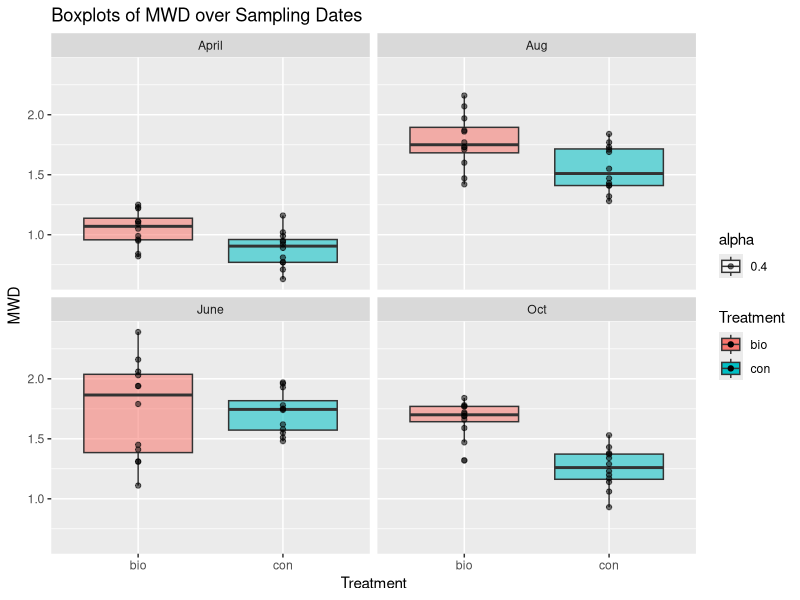
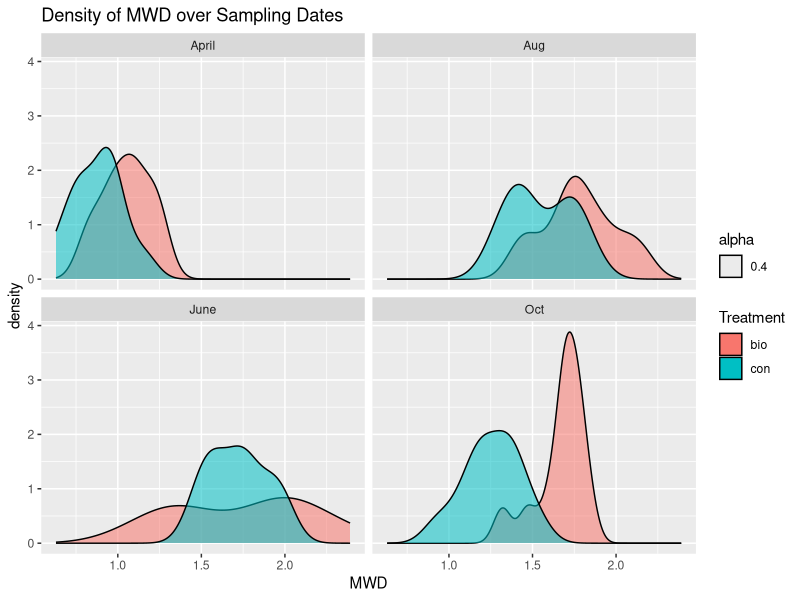
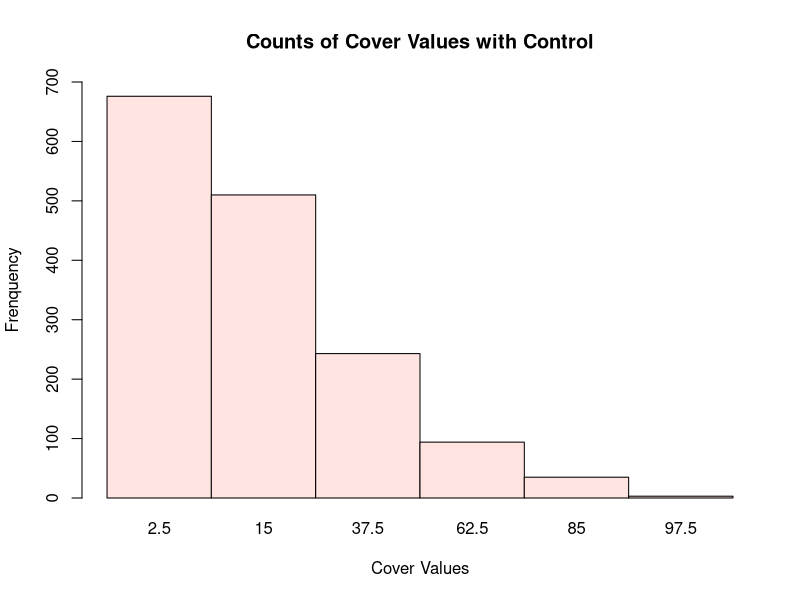
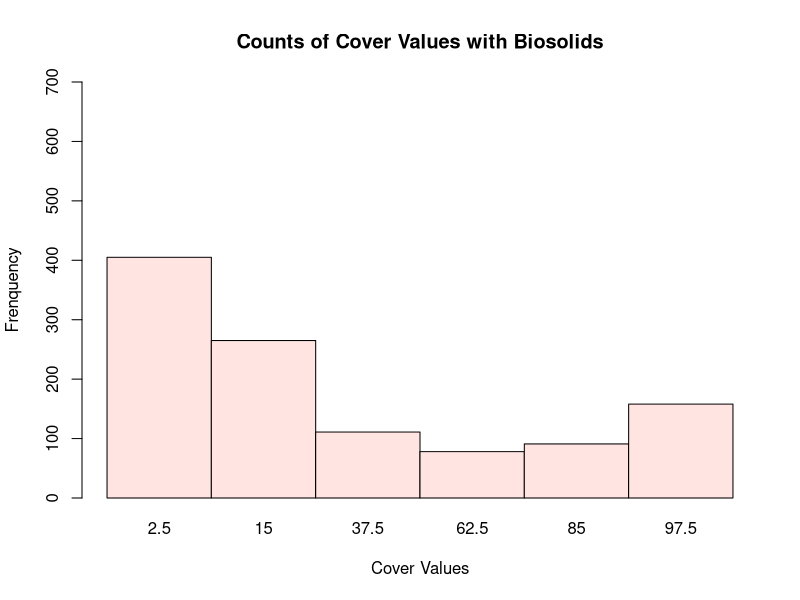

The R source for these figures, in order: (Note: this script raises an error after producing the figures.)
## ---- chunk 1
library("ggplot2")
library(lme4)
library(reshape2)
library(dplyr)
## ---- chunk 2
soil<-read.table("MWD.csv", sep = ",", header = T) 
ggplot(aes(y=MWD, x=Treatment, fill = Treatment, alpha = 0.4), data=soil) + geom_boxplot() + geom_point() + facet_wrap(~Date) + labs(title="Boxplots of MWD over Sampling Dates")
## ---- chunk 3
ggplot(aes(MWD, fill = Treatment, alpha = 0.4), data=soil) + geom_density() + facet_wrap(~Date) + labs(title="Density of MWD over Sampling Dates")
## ---- chunk 4
group_by(soil,Date,Treatment) %>%
  summarise(mean(MWD), sd(MWD))
## ---- chunk 5
pc <- read.csv("plant_cover.csv", header = T)
pc$Block <- as.factor(pc$Block)
group_by(pc,Block,Treatment) %>%
  summarise(mean(Cover.value), sd(Cover.value))
## ---- chunk 6
table_sum <- tapply(pc$Cover.value,pc$Treatment, table)
table_sum
## ---- chunk 7
barplot(table_sum$Control, space = 0, ylim = c(0,700),xlab = "Cover Values", ylab = "Frenquency", main = "Counts of Cover Values with Control", col = "mistyrose")
## ---- chunk 8
barplot(table_sum$Biosolids, space = 0, ,ylim = c(0,700), xlab = "Cover Values", ylab = "Frenquency", main = "Counts of Cover Values with Biosolids", col = "mistyrose")
## ---- chunk 9
pc.subset <- subset(pc, Species == "POPR")
table_sum_POPR <- tapply(pc.subset$Cover.value,pc.subset$Treatment, table)
table_sum_POPR
## ---- chunk 10
pc.subset <- pc.subset[ ,c(3,4,9)]
by_blockTrt <- group_by(pc.subset, Block, Treatment)
dat.avg<-summarise(by_blockTrt, y.avg=sum(Cover.value)/50)
add2control <- c("2","Control",0)
dat.avg[8, ] <- add2control

dat.avg$y.avg <- as.numeric(dat.avg$y.avg)
ggplot(aes(x = Block, y = y.avg, group = Treatment, colour = Treatment), data = dat.avg) + geom_point() + geom_line() + labs(x = "Block", y = "Plant Cover Value", title = "Change in Cover Value of POPR over Different Blocks")
## ---- chunk 11
ggplot(aes(y=Cover.value, x=Treatment, fill = Treatment, alpha = 0.4), data=pc.subset) + geom_boxplot() + geom_point() + facet_wrap(~Block)
## ---- chunk 12
hist(soil$MWD, xlab="MWD", main = "Histogram of MWD")
## ---- chunk 13
qqnorm(soil$MWD)
qqline(soil$MWD)
## ---- chunk 14
Date.f = factor(soil$Date,levels(soil$Date)[c(1, 3, 2, 4)])
ggplot(soil, aes(x = Date.f, y = MWD, group = Treatment, colour = Treatment)) +
  stat_summary(fun.y="mean", geom = "line") +
  labs(x = "Date", title = "Change in MWD over 4 Sampling Dates")
## ---- chunk 15
hist(pc.subset$Cover.value, main="Histogram of cover value for POPR")
